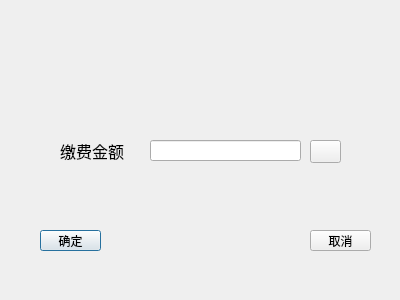
<?xml version="1.0" encoding="UTF-8"?>
<ui version="4.0">
 <class>pay</class>
 <widget class="QDialog" name="pay">
  <property name="geometry">
   <rect>
    <x>0</x>
    <y>0</y>
    <width>400</width>
    <height>300</height>
   </rect>
  </property>
  <property name="windowTitle">
   <string>Dialog</string>
  </property>
  <widget class="QTextBrowser" name="textBrowser">
   <property name="geometry">
    <rect>
     <x>10</x>
     <y>20</y>
     <width>381</width>
     <height>111</height>
    </rect>
   </property>
   <property name="font">
    <font>
     <family>楷体</family>
     <pointsize>14</pointsize>
    </font>
   </property>
   <property name="styleSheet">
    <string notr="true">background-color: rgb(255, 255, 255,0);</string>
   </property>
  </widget>
  <widget class="QLineEdit" name="lineEdit">
   <property name="geometry">
    <rect>
     <x>150</x>
     <y>140</y>
     <width>151</width>
     <height>21</height>
    </rect>
   </property>
  </widget>
  <widget class="QLabel" name="label">
   <property name="geometry">
    <rect>
     <x>60</x>
     <y>140</y>
     <width>81</width>
     <height>21</height>
    </rect>
   </property>
   <property name="font">
    <font>
     <family>Arial</family>
     <pointsize>12</pointsize>
    </font>
   </property>
   <property name="text">
    <string>缴费金额</string>
   </property>
  </widget>
  <widget class="QPushButton" name="pushButton">
   <property name="geometry">
    <rect>
     <x>40</x>
     <y>230</y>
     <width>61</width>
     <height>21</height>
    </rect>
   </property>
   <property name="text">
    <string>确定</string>
   </property>
  </widget>
  <widget class="QPushButton" name="pushButton_2">
   <property name="geometry">
    <rect>
     <x>310</x>
     <y>230</y>
     <width>61</width>
     <height>21</height>
    </rect>
   </property>
   <property name="text">
    <string>取消</string>
   </property>
  </widget>
  <widget class="QPushButton" name="pushButton_3">
   <property name="geometry">
    <rect>
     <x>310</x>
     <y>140</y>
     <width>31</width>
     <height>23</height>
    </rect>
   </property>
   <property name="styleSheet">
    <string notr="true">border-image: url(:/pic/headpic/键盘.jpg);</string>
   </property>
   <property name="text">
    <string/>
   </property>
  </widget>
 </widget>
 <resources/>
 <connections/>
</ui>
